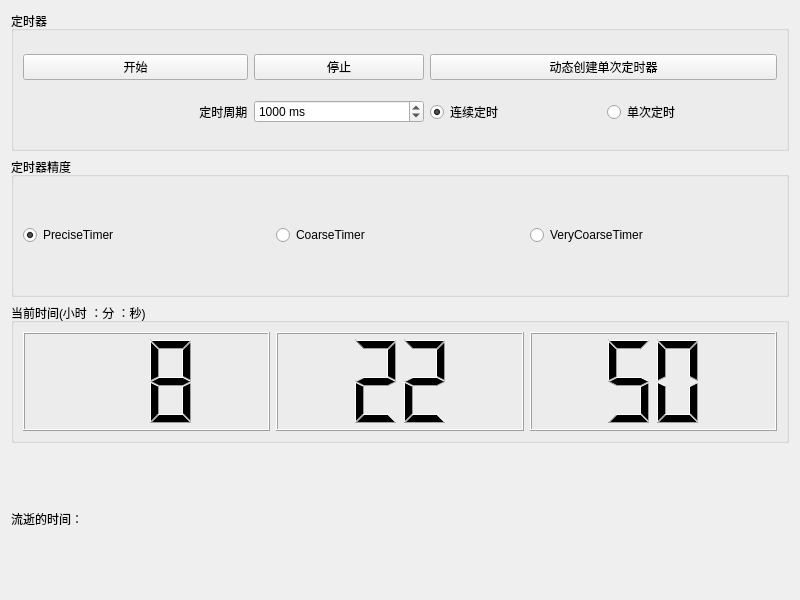
<?xml version="1.0" encoding="UTF-8"?>
<ui version="4.0">
 <class>Widget</class>
 <widget class="QWidget" name="Widget">
  <property name="geometry">
   <rect>
    <x>0</x>
    <y>0</y>
    <width>800</width>
    <height>600</height>
   </rect>
  </property>
  <property name="windowTitle">
   <string>Widget</string>
  </property>
  <layout class="QVBoxLayout" name="verticalLayout">
   <item>
    <widget class="QGroupBox" name="groupBox">
     <property name="title">
      <string>定时器</string>
     </property>
     <layout class="QGridLayout" name="gridLayout">
      <item row="1" column="2">
       <widget class="QSpinBox" name="spinBox">
        <property name="suffix">
         <string> ms</string>
        </property>
        <property name="maximum">
         <number>100000</number>
        </property>
        <property name="value">
         <number>1000</number>
        </property>
       </widget>
      </item>
      <item row="0" column="1">
       <widget class="QPushButton" name="btnStart">
        <property name="text">
         <string>开始</string>
        </property>
       </widget>
      </item>
      <item row="1" column="3">
       <widget class="QRadioButton" name="radioContinue">
        <property name="text">
         <string>连续定时</string>
        </property>
        <property name="checked">
         <bool>true</bool>
        </property>
       </widget>
      </item>
      <item row="1" column="1">
       <widget class="QLabel" name="label">
        <property name="text">
         <string>                                                     定时周期</string>
        </property>
       </widget>
      </item>
      <item row="1" column="4">
       <widget class="QRadioButton" name="radioOneShot">
        <property name="text">
         <string>单次定时</string>
        </property>
       </widget>
      </item>
      <item row="0" column="2">
       <widget class="QPushButton" name="btnStop">
        <property name="text">
         <string>停止</string>
        </property>
       </widget>
      </item>
      <item row="0" column="3" colspan="2">
       <widget class="QPushButton" name="btnOneShot">
        <property name="text">
         <string>动态创建单次定时器</string>
        </property>
       </widget>
      </item>
     </layout>
    </widget>
   </item>
   <item>
    <widget class="QGroupBox" name="groupBox_2">
     <property name="title">
      <string>定时器精度</string>
     </property>
     <layout class="QHBoxLayout" name="horizontalLayout">
      <item>
       <widget class="QRadioButton" name="radioPricese">
        <property name="text">
         <string>PreciseTimer</string>
        </property>
        <property name="checked">
         <bool>true</bool>
        </property>
       </widget>
      </item>
      <item>
       <widget class="QRadioButton" name="radioCoarse">
        <property name="text">
         <string>CoarseTimer</string>
        </property>
       </widget>
      </item>
      <item>
       <widget class="QRadioButton" name="radioVeryCoarse">
        <property name="text">
         <string>VeryCoarseTimer</string>
        </property>
       </widget>
      </item>
     </layout>
    </widget>
   </item>
   <item>
    <widget class="QGroupBox" name="groupBox_3">
     <property name="title">
      <string>当前时间(小时 ：分 ：秒)</string>
     </property>
     <layout class="QHBoxLayout" name="horizontalLayout_2">
      <item>
       <widget class="QLCDNumber" name="lcdHour">
        <property name="digitCount">
         <number>2</number>
        </property>
        <property name="value" stdset="0">
         <double>8.000000000000000</double>
        </property>
       </widget>
      </item>
      <item>
       <widget class="QLCDNumber" name="lcdMin">
        <property name="digitCount">
         <number>2</number>
        </property>
        <property name="value" stdset="0">
         <double>22.000000000000000</double>
        </property>
       </widget>
      </item>
      <item>
       <widget class="QLCDNumber" name="lcdSec">
        <property name="digitCount">
         <number>2</number>
        </property>
        <property name="value" stdset="0">
         <double>50.000000000000000</double>
        </property>
       </widget>
      </item>
     </layout>
    </widget>
   </item>
   <item>
    <widget class="QLabel" name="label_2">
     <property name="text">
      <string>流逝的时间：</string>
     </property>
    </widget>
   </item>
  </layout>
 </widget>
 <resources/>
 <connections/>
</ui>
